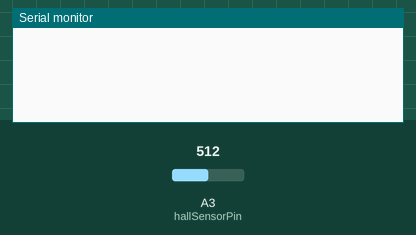
A sketch run on a simulated Arduino Uno, built with avr-gcc and run on an emulated ATmega328P. Parts: the last lines printed to the serial monitor. The test bench sets the inputs (shaded band); at power-on: A3 (hallSensorPin) = 512.

Above: at 1.2 s.
1.3 s: A3 (hallSensorPin) set to 1023
At 2.4 s:
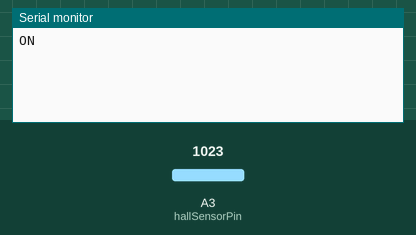
3.0 s: A3 (hallSensorPin) set to 900
At 3.6 s:
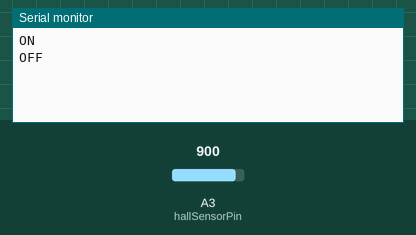

Measured:
- after the input at 1.3 s, the serial monitor: prints a new line after 0.20 s (image 1)
- after the input at 3.0 s, the serial monitor: prints a new line at once (image 2)

The sketch:

hall-effect.ino
```cpp
// http://bildr.org/2011/04/various-hall-effect-sensors/

int hallSensorPin = A3;
int hall = 0;
boolean state = false;

void setup() {
  Serial.begin(9600);
}

void loop() {
  int hallSensorReading = analogRead(hallSensorPin);
  //Serial.println(hallSensorReading);
  hallSensorReading = map(hallSensorReading, 0, 1023, 0, 255);
  if (hallSensorReading != hall) {
    hall = hallSensorReading;

    if( hall >= 250 ){
      if( !state ) Serial.println("ON");
      state = true;
    }else{
      if( state) Serial.println("OFF");
      state = false;
    }


  }
  delay(250);
}
```
